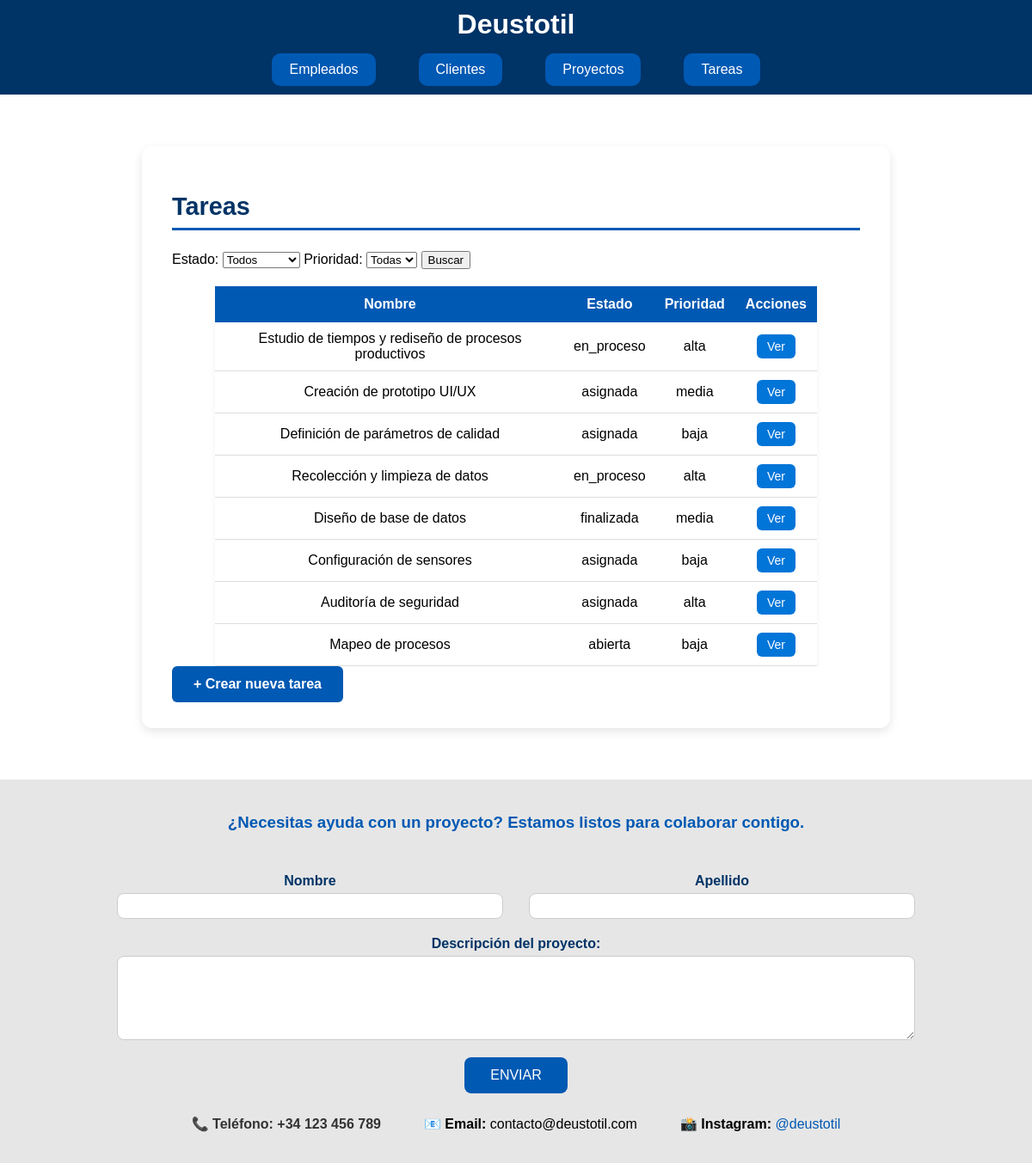
/deustotil/lista_tarea (signed in), run on the app's committed database.
### appEmpresaDjango/models.py (models this page shows, shortened)
class Tarea(models.Model):
    PRIORIDAD_CHOICES = [
        ('alta', 'Alta'),
        ('media', 'Media'),
        ('baja', 'Baja'),
    ]
    ESTADO_CHOICES = [
        ('abierta', 'Abierta'),
        ('asignada', 'Asignada'),
        ('en_proceso', 'En proceso'),
        ('finalizada', 'Finalizada'),
    ]
    proyecto = models.ForeignKey(Proyecto, on_delete=models.CASCADE, related_name='tareas')
    nombre = models.CharField(max_length=100)
    descripcion = models.TextField()
    fecha_inicio = models.DateField()
    fecha_fin = models.DateField()
    empleados = models.ManyToManyField(Empleado,blank=True, related_name='tareas')
    prioridad = models.CharField(max_length=10, choices=PRIORIDAD_CHOICES)
    estado = models.CharField(max_length=15, choices=ESTADO_CHOICES)
    notas = models.TextField(blank=True)

### appEmpresaDjango/views.py (the view)
# urls.py: path('lista_tarea', views.ListTareaView.as_view(), name='lista_tarea'),
class ListTareaView(LoginRequiredMixin, ListView):
    model = Tarea
    template_name = 'tarea_list.html'
    login_url = '/login/'
    def get_queryset(self):
        queryset = super().get_queryset()
        estado = self.request.GET.get('estado')
        prioridad = self.request.GET.get('prioridad')
        if estado:
            queryset = queryset.filter(estado=estado)
        if prioridad:
            queryset = queryset.filter(prioridad=prioridad)
        return queryset

### appEmpresaDjango/templates/appEmpresaDjango/tarea_list.html (shortened to what this page needs)
{% extends "base.html" %}
{% block content %}
<section id="contenido" class="seccion-contenido">
    <h2 class="titulo-seccion">Tareas</h2>
    <form method="get" action="{% url 'lista_tarea' %}">
        <label for="estado">Estado:</label>
        <select name="estado" id="estado">
            <option value="">Todos</option>
        </select>
        <label for="prioridad">Prioridad:</label>
        <select name="prioridad" id="prioridad">
            <option value="">Todas</option>
        </select>
        <button type="submit">Buscar</button>
    </form>
    <div class="tabla-contenedor">
    <table class="tabla-datos">
        <thead>
            <tr>
                <th>Nombre</th>
                <th>Estado</th>
                <th>Prioridad</th>
                <th>Acciones</th>
            </tr>
        </thead>
        <tbody>
            {% for lista_tarea in object_list %}
            <tr>
                <td>{{ lista_tarea.nombre }}</td>
                <td>{{ lista_tarea.estado }}</td>
                <td>{{ lista_tarea.prioridad }}</td>
                <td>
                    <a href="{% url 'detalles_tarea' lista_tarea.id %}" class="boton-ver">Ver</a>
                </td>
            </tr>
            {% empty %}
            <tr>
                <td colspan="4" class="mensaje-vacio">No hay tareas registradas.</td>
            </tr>
            {% endfor %}
        </tbody>
    </table>
</div>
    <a href="{% url 'crear_tarea' %}" class="boton-nuevo">
        + Crear nueva tarea
    </a>
</section>
{% endblock %}

### appEmpresaDjango/static/css/estilo.css (style rules this page uses)
.seccion-contenido { max-width: 800px; margin: 40px auto; background-color: #ffffff; padding: 30px 35px; border-radius: 12px; box-shadow: 0 4px 12px rgba(0, 0, 0, 0.1); transition: box-shadow 0.3s ease, transform 0.3s ease; }
.titulo-seccion { color: #003366; font-size: 1.8rem; font-weight: 600; margin-bottom: 24px; border-bottom: 3px solid #0059b3; padding-bottom: 8px; transition: color 0.3s ease, border-color 0.3s ease; }
.boton-nuevo { display: inline-block; background-color: #0059b3; color: white; padding: 12px 25px; border-radius: 6px; text-decoration: none; font-weight: 600; }
.cuerpo-principal { font-family: Arial, sans-serif; background-color: #f2f2f2; margin: 0; padding: 0; }
.tabla-contenedor { display: flex; justify-content: center; overflow-x: auto; }
.tabla-datos { width: 100%; max-width: 700px; border-collapse: collapse; text-align: center; font-family: Arial, sans-serif; margin-top: 20px; box-shadow: 0 2px 8px rgba(0, 0, 0, 0.05); }
.tabla-datos th { background-color: #0059b3; color: white; padding: 12px; }
.tabla-datos td { padding: 10px; border-bottom: 1px solid #ddd; }
.boton-ver { background-color: #0275d8; color: white; padding: 6px 12px; border-radius: 6px; text-decoration: none; font-size: 14px; display: inline-block; transition: background-color 0.3s ease; }

### data on the page
Tarea: nombre "Estudio de tiempos y rediseño de procesos productivos", estado "en_proceso", prioridad "alta"
Tarea: nombre "Creación de prototipo UI/UX", estado "asignada", prioridad "media"
Tarea: nombre "Definición de parámetros de calidad", estado "asignada", prioridad "baja"
Tarea: nombre "Recolección y limpieza de datos", estado "en_proceso", prioridad "alta"
Tarea: nombre "Diseño de base de datos", estado "finalizada", prioridad "media"
Tarea: nombre "Configuración de sensores", estado "asignada", prioridad "baja"
Tarea: nombre "Auditoría de seguridad", estado "asignada", prioridad "alta"
Tarea: nombre "Mapeo de procesos", estado "abierta", prioridad "baja"
